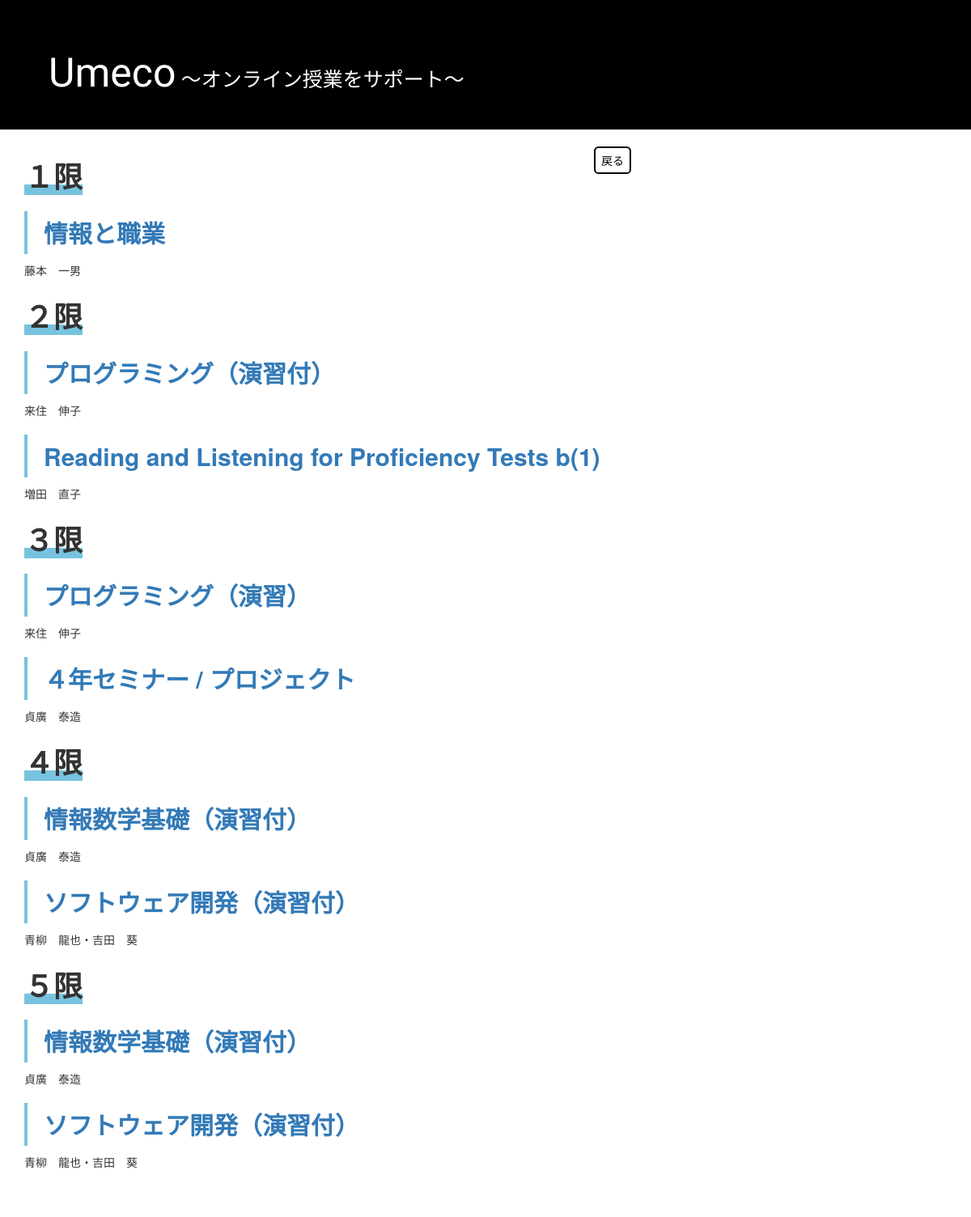
Screenshot of /post_list5/ with the database file from the repository.
### blog/models.py (models this page shows, shortened)
class Post5(models.Model):
    author = models.ForeignKey(settings.AUTH_USER_MODEL, on_delete=models.CASCADE)
    title = models.CharField(max_length=200)
    text = models.TextField()
    pursose = models.TextField()
    terget = models.TextField()
    course = models.TextField()
    textbook = models.TextField()
    evaluation = models.TextField()
    created_date = models.DateTimeField(default=timezone.now)
    published_date = models.DateTimeField(blank=True, null=True)
    time = models.CharField(max_length=20)
    t_mail = models.CharField(max_length=200)
    subjecturl =  models.TextField()
    sllabus = models.TextField()
    homework = models.TextField()
    lesson = models.TextField()
    regi = models.CharField(max_length=5)

### blog/views.py (the view)
# urls.py: path('post_list5/', views.post_list5, name='post_list5'),
def post_list5(request):
    post5s = Post5.objects.filter(published_date__lte=timezone.now()).order_by('published_date')
    return render(request, 'blog/post_list5.html', {'post5s': post5s})

### blog/templates/blog/post_list5.html
{% extends 'blog/base.html' %}
{% block content %}
<a href="/course" class="back">
   戻る
</a>
<br>
<h1>１限</h1>
{% for post5 in post5s %}
{% if post5.time == "1" %}
<div class="post">
  <h2><a href="{% url 'post_detail5' pk=post5.pk %}">{{ post5.title }}</a></h2>
  <p>{{ post5.text|linebreaksbr }}</p>
</div>
{% endif %}
{% endfor %}
<br>
<h1>２限</h1>
{% for post5 in post5s %}
{% if post5.time == "2" %}
<div class="post">
  <h2><a href="{% url 'post_detail5' pk=post5.pk %}">{{ post5.title }}</a></h2>
  <p>{{ post5.text|linebreaksbr }}</p>
</div>
{% endif %}
{% endfor %}
<br>
<h1>３限</h1>
{% for post5 in post5s %}
{% if post5.time == "3" %}
<div class="post">
  <h2><a href="{% url 'post_detail5' pk=post5.pk %}">{{ post5.title }}</a></h2>
  <p>{{ post5.text|linebreaksbr }}</p>
</div>
{% endif %}
{% endfor %}
<br>
<h1>４限</h1>
{% for post5 in post5s %}
{% if post5.time == "4" %}
<div class="post">
  <h2><a href="{% url 'post_detail5' pk=post5.pk %}">{{ post5.title }}</a></h2>
  <p>{{ post5.text|linebreaksbr }}</p>
</div>
{% endif %}
{% endfor %}
<br>
<h1>５限</h1>
{% for post5 in post5s %}
{% if post5.time == "4" %}
<div class="post">
  <h2><a href="{% url 'post_detail5' pk=post5.pk %}">{{ post5.title }}</a></h2>
  <p>{{ post5.text|linebreaksbr }}</p>
</div>
{% endif %}
{% endfor %}
<br>
{% endblock %}

### blog/static/css/class.css (style rules this page uses)
body { margin:0; margin-bottom:5%; }
.back { display:inline-block; border-radius: 0.4em; margin-bottom:15px; border: 2px solid; color:black; padding:5px 7px; float:right; }
h1 { font-weight:bolder; }
.post h2 { font-weight:bolder; padding: 1rem 2rem; border-left: 4px solid rgb(119, 195, 223); color: black; }
h1 { font-weight:bolder; background: linear-gradient(transparent 70%, rgb(119, 195, 223) 70%); display:inline; font-family:'Carter One'; }

### rows the page displays
Post5: title "情報と職業", text "藤本 一男"
Post5: title "プログラミング（演習付）", text "来住 伸子"
Post5: title "Reading and Listening for Proficiency Tests b(1)", text "増田 直子"
Post5: title "プログラミング（演習）", text "来住 伸子"
Post5: title "４年セミナー / プロジェクト", text "貞廣 泰造"
Post5: title "情報数学基礎（演習付）", text "貞廣 泰造"
Post5: title "ソフトウェア開発（演習付）", text "青柳 龍也・吉田 葵"
